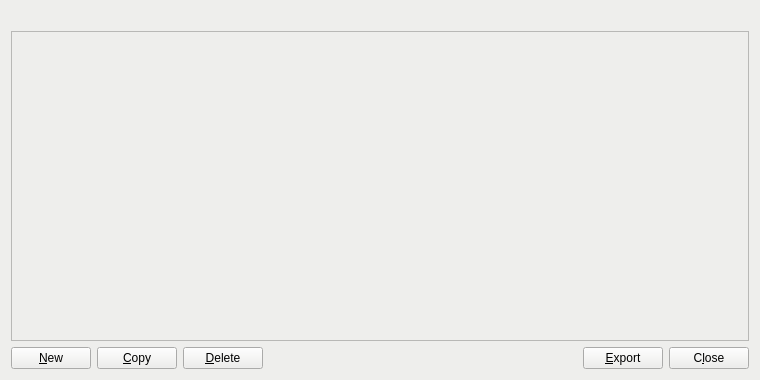
<?xml version="1.0" encoding="UTF-8"?>
<ui version="4.0">
 <class>AddressBookPage</class>
 <widget class="QWidget" name="AddressBookPage">
  <property name="geometry">
   <rect>
    <x>0</x>
    <y>0</y>
    <width>760</width>
    <height>380</height>
   </rect>
  </property>
  <property name="styleSheet">
   <string notr="true">background-color: rgb(238, 238, 236);</string>
  </property>
  <layout class="QVBoxLayout" name="verticalLayout">
   <item>
    <widget class="QLabel" name="labelExplanation">
     <property name="textFormat">
      <enum>Qt::PlainText</enum>
     </property>
     <property name="wordWrap">
      <bool>true</bool>
     </property>
    </widget>
   </item>
   <item>
    <widget class="QTableView" name="tableView">
     <property name="contextMenuPolicy">
      <enum>Qt::CustomContextMenu</enum>
     </property>
     <property name="toolTip">
      <string>Right-click to edit address or label</string>
     </property>
     <property name="tabKeyNavigation">
      <bool>false</bool>
     </property>
     <property name="alternatingRowColors">
      <bool>true</bool>
     </property>
     <property name="selectionMode">
      <enum>QAbstractItemView::SingleSelection</enum>
     </property>
     <property name="selectionBehavior">
      <enum>QAbstractItemView::SelectRows</enum>
     </property>
     <property name="sortingEnabled">
      <bool>true</bool>
     </property>
     <attribute name="verticalHeaderVisible">
      <bool>false</bool>
     </attribute>
    </widget>
   </item>
   <item>
    <layout class="QHBoxLayout" name="horizontalLayout">
     <item>
      <widget class="QPushButton" name="newAddress">
       <property name="toolTip">
        <string>Create a new address</string>
       </property>
       <property name="text">
        <string>&amp;New</string>
       </property>
       <property name="autoDefault">
        <bool>false</bool>
       </property>
      </widget>
     </item>
     <item>
      <widget class="QPushButton" name="copyAddress">
       <property name="toolTip">
        <string>Copy the currently selected address to the system clipboard</string>
       </property>
       <property name="text">
        <string>&amp;Copy</string>
       </property>
       <property name="autoDefault">
        <bool>false</bool>
       </property>
      </widget>
     </item>
     <item>
      <widget class="QPushButton" name="deleteAddress">
       <property name="toolTip">
        <string>Delete the currently selected address from the list</string>
       </property>
       <property name="text">
        <string>&amp;Delete</string>
       </property>
       <property name="autoDefault">
        <bool>false</bool>
       </property>
      </widget>
     </item>
     <item>
      <spacer name="horizontalSpacer">
       <property name="orientation">
        <enum>Qt::Horizontal</enum>
       </property>
       <property name="sizeHint" stdset="0">
        <size>
         <width>40</width>
         <height>20</height>
        </size>
       </property>
      </spacer>
     </item>
     <item>
      <widget class="QPushButton" name="exportButton">
       <property name="toolTip">
        <string>Export the data in the current tab to a file</string>
       </property>
       <property name="text">
        <string>&amp;Export</string>
       </property>
       <property name="autoDefault">
        <bool>false</bool>
       </property>
      </widget>
     </item>
     <item>
      <widget class="QPushButton" name="closeButton">
       <property name="sizePolicy">
        <sizepolicy hsizetype="Minimum" vsizetype="Minimum">
         <horstretch>0</horstretch>
         <verstretch>0</verstretch>
        </sizepolicy>
       </property>
       <property name="text">
        <string>C&amp;lose</string>
       </property>
       <property name="autoDefault">
        <bool>false</bool>
       </property>
      </widget>
     </item>
    </layout>
   </item>
  </layout>
 </widget>
 <resources>
  <include location="../super8.qrc"/>
 </resources>
 <connections/>
</ui>
